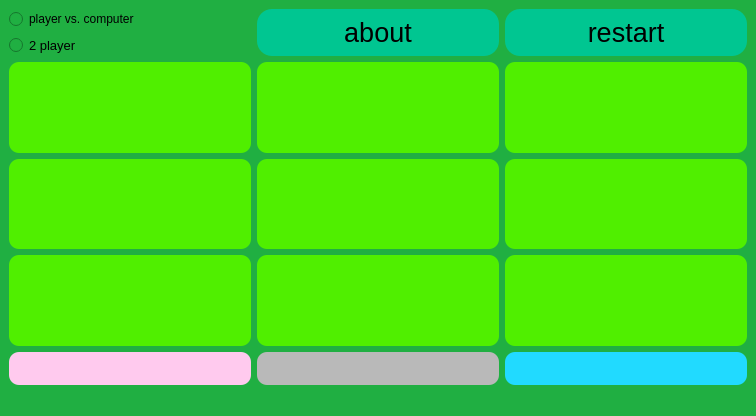
<?xml version="1.0" encoding="UTF-8"?>
<ui version="4.0">
 <class>TicTacToe</class>
 <widget class="QMainWindow" name="TicTacToe">
  <property name="geometry">
   <rect>
    <x>0</x>
    <y>0</y>
    <width>398</width>
    <height>416</height>
   </rect>
  </property>
  <property name="windowTitle">
   <string>TicTacToe</string>
  </property>
  <property name="styleSheet">
   <string notr="true">background-color: rgb(32, 175, 66);</string>
  </property>
  <widget class="QWidget" name="centralwidget">
   <layout class="QGridLayout" name="gridLayout">
    <item row="0" column="0">
     <widget class="QRadioButton" name="computer">
      <property name="sizePolicy">
       <sizepolicy hsizetype="Minimum" vsizetype="Maximum">
        <horstretch>0</horstretch>
        <verstretch>0</verstretch>
       </sizepolicy>
      </property>
      <property name="font">
       <font>
        <pointsize>9</pointsize>
       </font>
      </property>
      <property name="text">
       <string>player vs. computer</string>
      </property>
     </widget>
    </item>
    <item row="1" column="0">
     <widget class="QRadioButton" name="player">
      <property name="sizePolicy">
       <sizepolicy hsizetype="Minimum" vsizetype="Maximum">
        <horstretch>0</horstretch>
        <verstretch>0</verstretch>
       </sizepolicy>
      </property>
      <property name="font">
       <font>
        <pointsize>10</pointsize>
       </font>
      </property>
      <property name="text">
       <string>2 player</string>
      </property>
     </widget>
    </item>
    <item row="2" column="0">
     <widget class="QPushButton" name="topLeft">
      <property name="sizePolicy">
       <sizepolicy hsizetype="Minimum" vsizetype="Minimum">
        <horstretch>0</horstretch>
        <verstretch>0</verstretch>
       </sizepolicy>
      </property>
      <property name="font">
       <font>
        <pointsize>10</pointsize>
       </font>
      </property>
      <property name="styleSheet">
       <string notr="true">background-color: rgb(80, 239, 0);
border-top-left-radius:10px;
border-top-right-radius:10px;
border-bottom-left-radius:10px;
border-bottom-right-radius:10px;</string>
      </property>
      <property name="text">
       <string/>
      </property>
     </widget>
    </item>
    <item row="2" column="1">
     <widget class="QPushButton" name="top">
      <property name="sizePolicy">
       <sizepolicy hsizetype="Minimum" vsizetype="Minimum">
        <horstretch>0</horstretch>
        <verstretch>0</verstretch>
       </sizepolicy>
      </property>
      <property name="font">
       <font>
        <pointsize>10</pointsize>
       </font>
      </property>
      <property name="styleSheet">
       <string notr="true">background-color: rgb(80, 239, 0);
border-top-left-radius:10px;
border-top-right-radius:10px;
border-bottom-left-radius:10px;
border-bottom-right-radius:10px;</string>
      </property>
      <property name="text">
       <string/>
      </property>
     </widget>
    </item>
    <item row="3" column="0">
     <widget class="QPushButton" name="left">
      <property name="sizePolicy">
       <sizepolicy hsizetype="Minimum" vsizetype="Minimum">
        <horstretch>0</horstretch>
        <verstretch>0</verstretch>
       </sizepolicy>
      </property>
      <property name="font">
       <font>
        <pointsize>15</pointsize>
       </font>
      </property>
      <property name="styleSheet">
       <string notr="true">background-color: rgb(80, 239, 0);
border-top-left-radius:10px;
border-top-right-radius:10px;
border-bottom-left-radius:10px;
border-bottom-right-radius:10px;</string>
      </property>
      <property name="text">
       <string/>
      </property>
     </widget>
    </item>
    <item row="3" column="1">
     <widget class="QPushButton" name="mid">
      <property name="sizePolicy">
       <sizepolicy hsizetype="Minimum" vsizetype="Minimum">
        <horstretch>0</horstretch>
        <verstretch>0</verstretch>
       </sizepolicy>
      </property>
      <property name="font">
       <font>
        <pointsize>20</pointsize>
       </font>
      </property>
      <property name="styleSheet">
       <string notr="true">background-color: rgb(80, 239, 0);
border-top-left-radius:10px;
border-top-right-radius:10px;
border-bottom-left-radius:10px;
border-bottom-right-radius:10px;</string>
      </property>
      <property name="text">
       <string/>
      </property>
     </widget>
    </item>
    <item row="3" column="2">
     <widget class="QPushButton" name="right">
      <property name="sizePolicy">
       <sizepolicy hsizetype="Minimum" vsizetype="Minimum">
        <horstretch>0</horstretch>
        <verstretch>0</verstretch>
       </sizepolicy>
      </property>
      <property name="font">
       <font>
        <pointsize>25</pointsize>
       </font>
      </property>
      <property name="styleSheet">
       <string notr="true">background-color: rgb(80, 239, 0);
border-top-left-radius:10px;
border-top-right-radius:10px;
border-bottom-left-radius:10px;
border-bottom-right-radius:10px;</string>
      </property>
      <property name="text">
       <string/>
      </property>
     </widget>
    </item>
    <item row="4" column="0">
     <widget class="QPushButton" name="bottomLeft">
      <property name="sizePolicy">
       <sizepolicy hsizetype="Minimum" vsizetype="Minimum">
        <horstretch>0</horstretch>
        <verstretch>0</verstretch>
       </sizepolicy>
      </property>
      <property name="font">
       <font>
        <pointsize>30</pointsize>
       </font>
      </property>
      <property name="styleSheet">
       <string notr="true">background-color: rgb(80, 239, 0);
border-top-left-radius:10px;
border-top-right-radius:10px;
border-bottom-left-radius:10px;
border-bottom-right-radius:10px;</string>
      </property>
      <property name="text">
       <string/>
      </property>
     </widget>
    </item>
    <item row="4" column="1">
     <widget class="QPushButton" name="bottom">
      <property name="sizePolicy">
       <sizepolicy hsizetype="Minimum" vsizetype="Minimum">
        <horstretch>0</horstretch>
        <verstretch>0</verstretch>
       </sizepolicy>
      </property>
      <property name="font">
       <font>
        <pointsize>35</pointsize>
       </font>
      </property>
      <property name="styleSheet">
       <string notr="true">background-color: rgb(80, 239, 0);
border-top-left-radius:10px;
border-top-right-radius:10px;
border-bottom-left-radius:10px;
border-bottom-right-radius:10px;</string>
      </property>
      <property name="text">
       <string/>
      </property>
     </widget>
    </item>
    <item row="4" column="2">
     <widget class="QPushButton" name="bottomRight">
      <property name="sizePolicy">
       <sizepolicy hsizetype="Minimum" vsizetype="Minimum">
        <horstretch>0</horstretch>
        <verstretch>0</verstretch>
       </sizepolicy>
      </property>
      <property name="font">
       <font>
        <pointsize>40</pointsize>
       </font>
      </property>
      <property name="styleSheet">
       <string notr="true">background-color: rgb(80, 239, 0);
border-top-left-radius:10px;
border-top-right-radius:10px;
border-bottom-left-radius:10px;
border-bottom-right-radius:10px;</string>
      </property>
      <property name="text">
       <string/>
      </property>
     </widget>
    </item>
    <item row="5" column="0">
     <widget class="QLineEdit" name="Xscore">
      <property name="sizePolicy">
       <sizepolicy hsizetype="Minimum" vsizetype="Ignored">
        <horstretch>0</horstretch>
        <verstretch>0</verstretch>
       </sizepolicy>
      </property>
      <property name="font">
       <font>
        <pointsize>20</pointsize>
       </font>
      </property>
      <property name="styleSheet">
       <string notr="true">background-color: rgb(255, 202, 238);
color: rgb(255, 26, 49);
border-top-left-radius:10px;
border-top-right-radius:10px;
border-bottom-left-radius:10px;
border-bottom-right-radius:10px;
min-height:30px;</string>
      </property>
     </widget>
    </item>
    <item row="5" column="1">
     <widget class="QLineEdit" name="Tiescore">
      <property name="sizePolicy">
       <sizepolicy hsizetype="Minimum" vsizetype="Maximum">
        <horstretch>0</horstretch>
        <verstretch>0</verstretch>
       </sizepolicy>
      </property>
      <property name="font">
       <font>
        <pointsize>20</pointsize>
       </font>
      </property>
      <property name="styleSheet">
       <string notr="true">background-color: rgb(185, 185, 185);
color: rgb(13, 13, 13);
border-top-left-radius:10px;
border-top-right-radius:10px;
border-bottom-left-radius:10px;
border-bottom-right-radius:10px;
min-height:30px;</string>
      </property>
     </widget>
    </item>
    <item row="5" column="2">
     <widget class="QLineEdit" name="Oscore">
      <property name="sizePolicy">
       <sizepolicy hsizetype="Minimum" vsizetype="Ignored">
        <horstretch>0</horstretch>
        <verstretch>0</verstretch>
       </sizepolicy>
      </property>
      <property name="font">
       <font>
        <pointsize>20</pointsize>
       </font>
      </property>
      <property name="styleSheet">
       <string notr="true">background-color: rgb(33, 218, 255);
color: rgb(65, 84, 255);
border-top-left-radius:10px;
border-top-right-radius:10px;
border-bottom-left-radius:10px;
border-bottom-right-radius:10px;
min-height:30px;</string>
      </property>
     </widget>
    </item>
    <item row="2" column="2">
     <widget class="QPushButton" name="topRight">
      <property name="sizePolicy">
       <sizepolicy hsizetype="Minimum" vsizetype="Minimum">
        <horstretch>0</horstretch>
        <verstretch>0</verstretch>
       </sizepolicy>
      </property>
      <property name="font">
       <font>
        <pointsize>10</pointsize>
       </font>
      </property>
      <property name="styleSheet">
       <string notr="true">background-color: rgb(80, 239, 0);
border-top-left-radius:10px;
border-top-right-radius:10px;
border-bottom-left-radius:10px;
border-bottom-right-radius:10px;</string>
      </property>
      <property name="text">
       <string/>
      </property>
     </widget>
    </item>
    <item row="0" column="1" rowspan="2">
     <widget class="QPushButton" name="about">
      <property name="sizePolicy">
       <sizepolicy hsizetype="Minimum" vsizetype="Minimum">
        <horstretch>0</horstretch>
        <verstretch>0</verstretch>
       </sizepolicy>
      </property>
      <property name="font">
       <font>
        <pointsize>20</pointsize>
        <italic>false</italic>
       </font>
      </property>
      <property name="styleSheet">
       <string notr="true">background-color: rgb(0, 198, 145);
border-top-left-radius:15px;
border-top-right-radius:15px;
border-bottom-left-radius:15px;
border-bottom-right-radius:15px;</string>
      </property>
      <property name="text">
       <string>about</string>
      </property>
     </widget>
    </item>
    <item row="0" column="2" rowspan="2">
     <widget class="QPushButton" name="restart">
      <property name="sizePolicy">
       <sizepolicy hsizetype="Minimum" vsizetype="Minimum">
        <horstretch>0</horstretch>
        <verstretch>0</verstretch>
       </sizepolicy>
      </property>
      <property name="font">
       <font>
        <pointsize>20</pointsize>
       </font>
      </property>
      <property name="styleSheet">
       <string notr="true">background-color: rgb(0, 198, 145);
border-top-left-radius:15px;
border-top-right-radius:15px;
border-bottom-left-radius:15px;
border-bottom-right-radius:15px;
</string>
      </property>
      <property name="text">
       <string>restart</string>
      </property>
     </widget>
    </item>
   </layout>
  </widget>
  <widget class="QMenuBar" name="menubar">
   <property name="geometry">
    <rect>
     <x>0</x>
     <y>0</y>
     <width>398</width>
     <height>22</height>
    </rect>
   </property>
  </widget>
  <widget class="QStatusBar" name="statusbar"/>
 </widget>
 <resources/>
 <connections/>
</ui>
